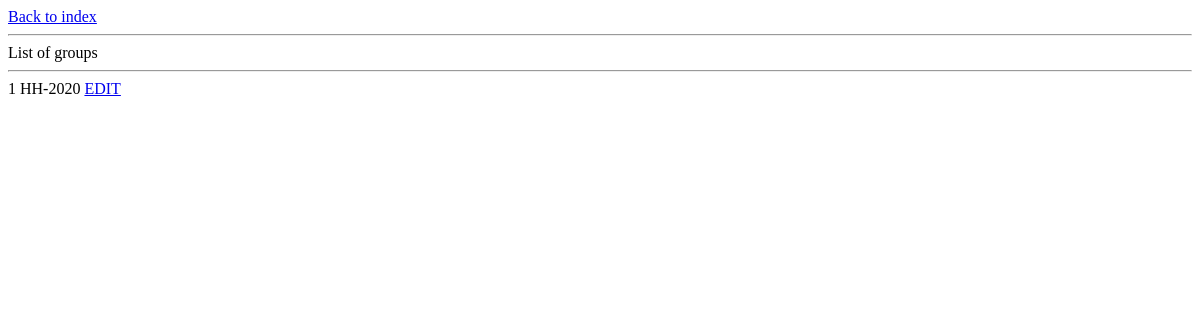
The app's page /groups/show/, older data.
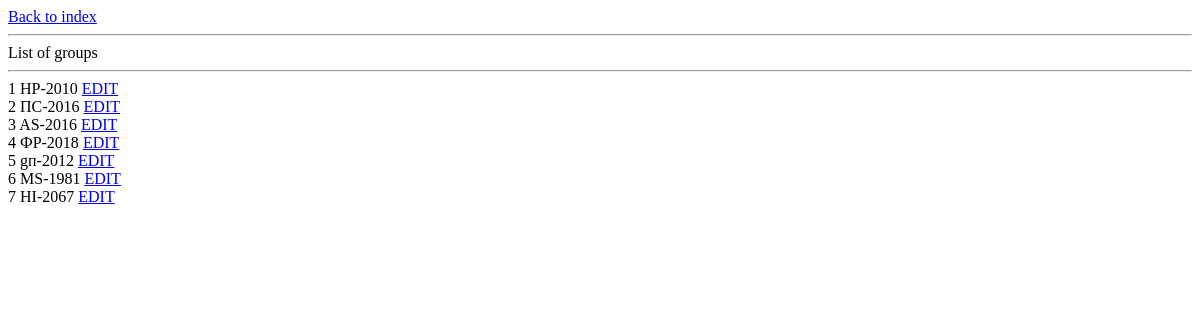
The same page, newer data.
### groups/models.py (models this page shows, shortened)
class Group(models.Model):
    facult = models.CharField(max_length=64)
    spec = models.CharField(max_length=64)
    year = models.PositiveSmallIntegerField(max_length=64)
    number_of_students = models.PositiveSmallIntegerField(max_length=64)
    @property
    def code_of_group(self):
        return f'{str(self.facult)[0]}{str(self.spec)[0]}-{self.year}'

### groups/views.py (the view)
# urls.py: path('show/', views.show_groups, name='show'),
def show_groups(request):
    response = ""
    gr = list(Group.objects.all())
    for group in gr:
        response += f'{group.code_of_group}</br>'
    return render(request, 'show-groups.html', context={'groups': gr})

### groups/templates/show-groups.html (shortened to what this page needs)
<!DOCTYPE html>
<html lang="en">
<head>
</head>
<body>
<a href = "{% url 'index' %}">Back to index</a>
<hr>
List of groups<br>
<hr>
{% for g in groups %}
    {{ g.id }} {{ g.code_of_group }} <a href="{% url 'groups:edit' g.id %}">EDIT</a><br>
{% endfor %}
</body>
</html>

Row changes from the older to the newer data that the page shows:
changed Group id 1: code_of_group "HH-2020" → "HP-2010"
added Group: id "2", code_of_group "ПС-2016"
added Group: id "3", code_of_group "AS-2016"
added Group: id "4", code_of_group "ФР-2018"
added Group: id "5", code_of_group "gп-2012"
added Group: id "6", code_of_group "MS-1981"
added Group: id "7", code_of_group "HI-2067"
